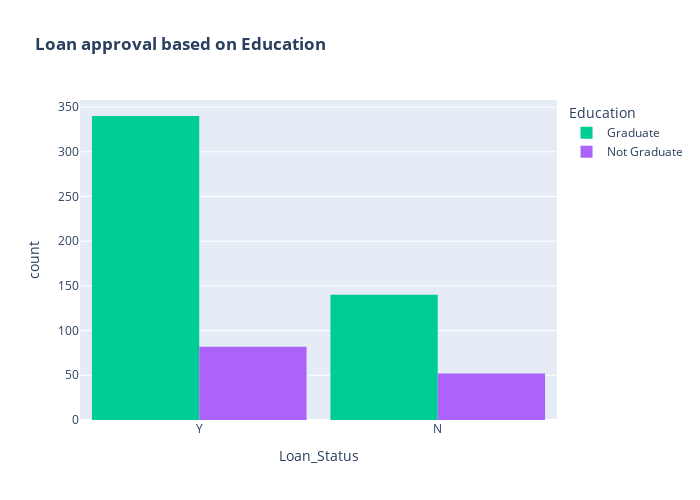

Notebook code for this chart:
### Code cell
color_map = {"Y": "#FF97FF", "N": "#AB63FA"}
fig = px.histogram(train, x="Loan_Status", color="Education", barmode="group", title="<b>Loan approval based on Education</b>", color_discrete_map=color_map)
fig.update_layout(width=700, height=500, bargap=0.1)
fig.show()

### Figure 1 — Plotly figure (JSON) as saved in the notebook; plotly's stock layout.template omitted (floating-point values rounded to 4 significant figures; data arrays with more than 128 entries replaced by an {"elided": "..."} marker saying what was removed)
{"data": [{"alignmentgroup": "True", "bingroup": "x", "hovertemplate": "Education=Graduate<br>Loan_Status=%{x}<br>count=%{y}<extra></extra>", "legendgroup": "Graduate", "marker": {"color": "#00cc96"}, "name": "Graduate", "offsetgroup": "Graduate", "orientation": "v", "showlegend": true, "type": "histogram", "x": {"elided": "480 str values"}, "xaxis": "x", "yaxis": "y"}, {"alignmentgroup": "True", "bingroup": "x", "hovertemplate": "Education=Not Graduate<br>Loan_Status=%{x}<br>count=%{y}<extra></extra>", "legendgroup": "Not Graduate", "marker": {"color": "#ab63fa"}, "name": "Not Graduate", "offsetgroup": "Not Graduate", "orientation": "v", "showlegend": true, "type": "histogram", "x": {"elided": "134 str values"}, "xaxis": "x", "yaxis": "y"}], "layout": {"bargap": 0.1, "barmode": "group", "height": 500, "legend": {"title": {"text": "Education"}, "tracegroupgap": 0}, "title": {"text": "<b>Loan approval based on Education</b>"}, "width": 700, "xaxis": {"anchor": "y", "domain": [0, 1], "title": {"text": "Loan_Status"}}, "yaxis": {"anchor": "x", "domain": [0, 1], "title": {"text": "count"}}}}
